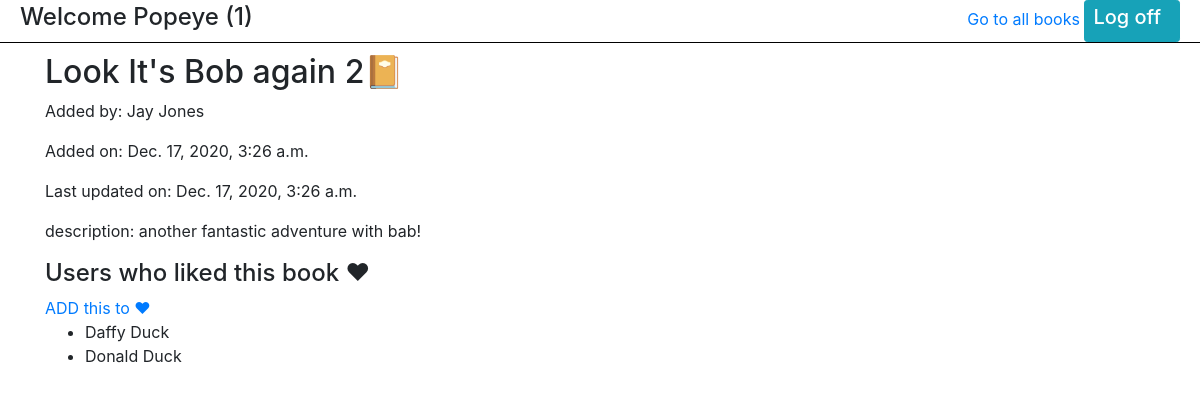
The page /show_book_page/2 (signed in) on the database as committed earlier.
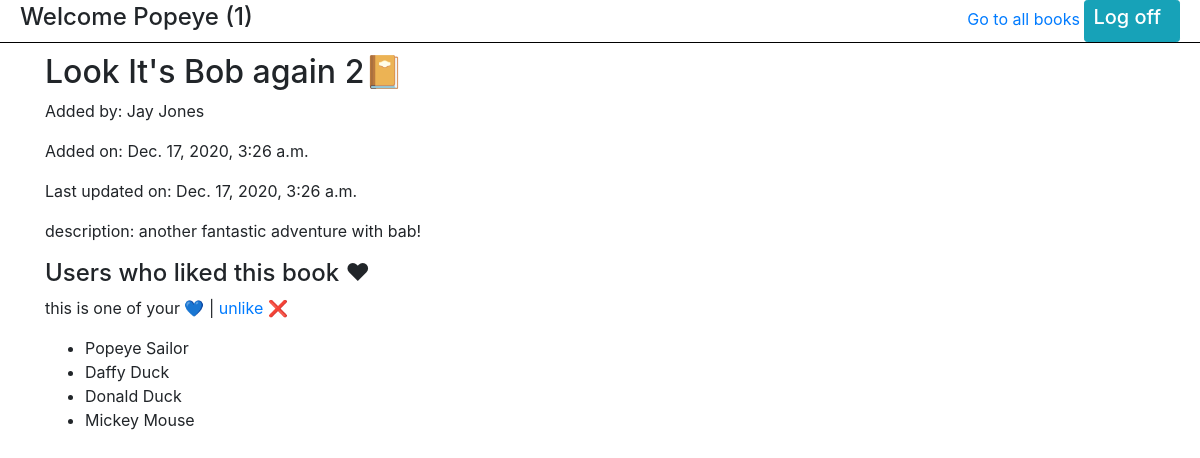
The same page on the database as committed later.
### app_fav_books/models.py (models this page shows)
class User(models.Model):
  first_name = models.CharField(max_length=80)
  last_name = models.CharField(max_length=80)
  email = models.CharField(max_length=80)
  password = models.CharField(max_length=255)
  created_at = models.DateTimeField(auto_now_add=True)
  updated_at = models.DateTimeField(auto_now=True)
  objects = UserManager()

### app_fav_books/views.py (the view)
# urls.py: path('show_book_page/<int:book_id>', views.show_book_page),
def show_book_page(request, book_id):
  print('------------- show_book_page html -------------')
  print('book_id->',book_id)
  context = {
    'this_user' : User.objects.get(id=request.session['user_id']),
    'this_book' : Book.objects.get(id=book_id),
    'all_users_who_like' : Book.objects.get(id=book_id).users_who_like.all()
  }
  return render(request, 'show_book_page.html', context)

### app_fav_books/templates/show_book_page.html (shortened to what this page needs)
<!DOCTYPE html>
<html lang="en">
  <head>
    <link
      rel="stylesheet"
      href="https://cdn.jsdelivr.net/npm/bootstrap@4.5.3/dist/css/bootstrap.min.css"
    />
  </head>
  <body>
    <header>
      <h4>
        Welcome {{request.session.user_first_name}}
        ({{request.session.user_id}})
      </h4>
      <div class="right_top">
        <a href="/books">Go to all books</a>
        <a href="/logout" class="btn btn-info btn-sm"><h5>Log off</h5></a>
      </div>
    </header>
    <div class="container">
      <h2>{{ this_book.title}}📔</h2>
      <p>
        Added by:
        {{this_book.uploaded_by.first_name}}&nbsp;{{this_book.uploaded_by.last_name}}
      </p>
      <p>Added on: {{this_book.created_at}}</p>
      <p>Last updated on: {{this_book.updated_at}}</p>
      <p>description: {{this_book.description}}</p>
    </div>
    <div class="container">
      <h4>Users who liked this book ♥</h4>
      {% if this_user not in all_users_who_like %}
      <a href="/like_this_book/{{this_book.id}}">ADD this to ❤</a>
      {% else %}
      <p>
        this is one of your 💙 |
        <a href="/unlike/{{this_book.id}}">unlike ❌</a>
      </p>
      {% endif %}
      <ul>
        {% for user_who_likes in all_users_who_like %}
        <li>
          {{ user_who_likes.first_name }}&nbsp;{{ user_who_likes.last_name}}
        </li>
        {% endfor %}
      </ul>
    </div>
  </body>
</html>

Rows that differ between the two databases and show on the page:
now on one of the page's lists (row unchanged): User: first_name "Popeye", last_name "Sailor"
added User: first_name "Mickey", last_name "Mouse"
Other text that changed with them:
text no longer shown: "ADD this to ❤"
text now shown: "this is one of your 💙 | unlike ❌"
